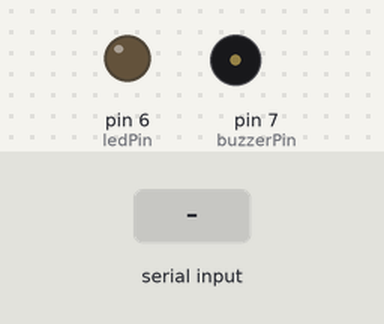
Recording of a sketch running on a simulated Arduino Uno, built with avr-gcc and run on an emulated ATmega328P. Shown: output pins drawn as LEDs (lit = HIGH), buzzer (waves = sounding). The test bench sets the inputs (shaded band). Pins used as bus, display or sensor lines are not drawn.

Above: at 1.2 s.
1.3 s: "3" received over the second serial link
At 1.4 s:
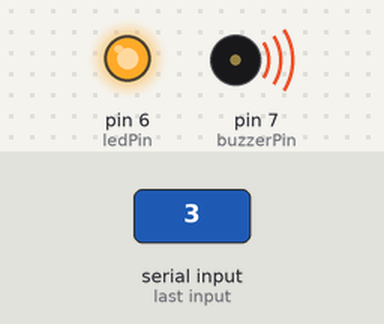
Timing chart, 0 to 4.3 s (numbered marks = the images above; inputs shaded):
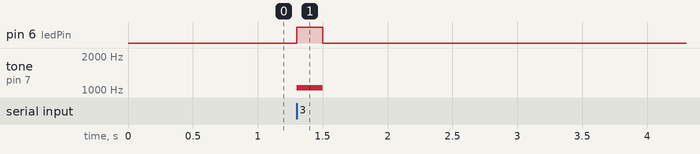

Measured:
- after the input at 1.3 s, pin 6 (ledPin): LOW → HIGH at once, → LOW 0.20 s later; tone on pin 7 (buzzerPin): silent → 1047 Hz at once, → silent 0.20 s later

The sketch:

D_A.ino
```cpp
#include <SoftwareSerial.h>

const int ledPin = 6;
const int buttonPin = 8;
const int buttonPin2 = 9;
const int buzzerPin = 7;

int command, active;
SoftwareSerial HC12(10, 11); // RX, TX for HC-12

void setup() {
  Serial.begin(9600); // Initialize software serial communication with Serial Monitor
  HC12.begin(1200);   // Initialize software serial communication with HC-12
  pinMode(ledPin, OUTPUT);
  pinMode(buttonPin, INPUT_PULLUP);
  pinMode(buttonPin2, INPUT_PULLUP);
  pinMode(buzzerPin, OUTPUT);

  digitalWrite(ledPin, LOW);     // Ensure LED is initially off
  noTone(buzzerPin);             // Ensure buzzer is initially off

  attachInterrupt(digitalPinToInterrupt(buttonPin), buttonPressed, FALLING); // Attach interrupt to buttonPin
  attachInterrupt(digitalPinToInterrupt(buttonPin2), buttonReleased, FALLING); // Attach interrupt to buttonPin2
}

void loop() {
  if (HC12.available() > 0) {
    command = HC12.read();  // Read the command sent by Device A via HC-12
    if (command == '3') {
      digitalWrite(ledPin, HIGH);   // Turn on the LED
      digitalWrite(buzzerPin, HIGH);// Turn on the buzzer
      tone(buzzerPin, 1047);        // Generate a tone
      delay(200);
    } else {
      digitalWrite(ledPin, LOW);    // Turn off the LED
      noTone(buzzerPin);            // Turn off the buzzer
    }
  }

  if (active == 1) {
    HC12.write('1');  // Send '1' to Device A via HC-12
    delay(100);
  } else {
    digitalWrite(ledPin, LOW);    // Turn off the LED
    noTone(buzzerPin);            // Turn off the buzzer
  }
}

void buttonPressed() {
  active = 1;
}

void buttonReleased() {
  active = 0;
}
```
